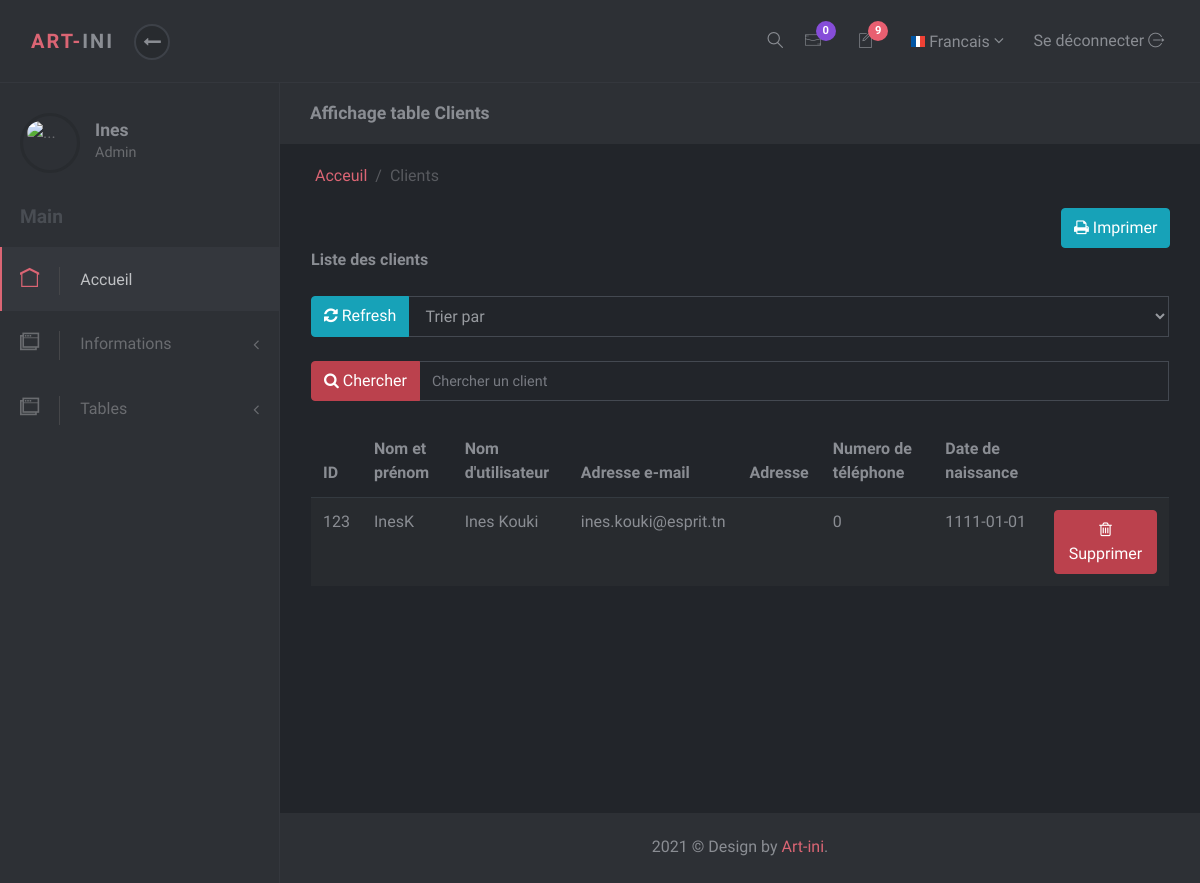
Before: /Views/Back/afficher_client.php (signed in) with the older database file.
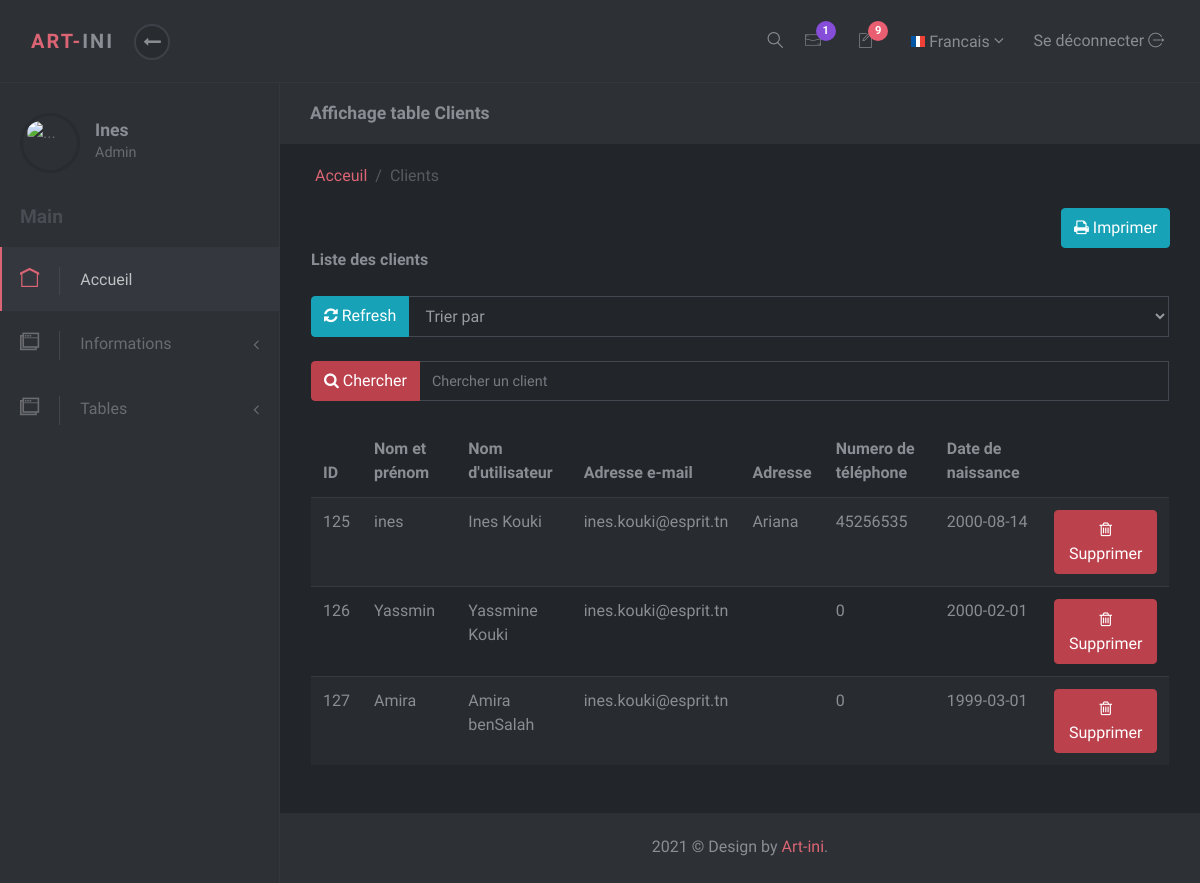
After: the same page with the newer database file.
### tables this page shows
CREATE TABLE `users` (
  `id` int(11) NOT NULL,
  `login` varchar(50) NOT NULL,
  `image` varchar(100) NOT NULL,
  `name` varchar(100) NOT NULL,
  `password` varchar(100) NOT NULL,
  `email` varchar(100) NOT NULL,
  `birthday` date NOT NULL,
  `adress` varchar(100) NOT NULL,
  `phone` int(11) NOT NULL,
  `code` varchar(100) DEFAULT NULL,
  `etat` varchar(100) NOT NULL
);

### Views/Back/afficher_client.php (the view, shortened to what this page needs)
<?php
    $db=config::getConnexion();
    $result=$db->query('SELECT * FROM users');
    if (isset($_GET['search'])&& !empty($_GET['search']))
    {
        $result=$db->query('SELECT * FROM users WHERE name like \'%'.$_GET['search'].'%\'');
    }else
    {
        $result=$db->query('SELECT * FROM users');
    }
?>
<!DOCTYPE html>
<html>
<head>
    <link rel="stylesheet" href="Assets/vendor/bootstrap/css/bootstrap.min.css">
    <link rel="stylesheet" href="Assets/vendor/font-awesome/css/font-awesome.min.css">
    <link rel="stylesheet" href="Assets/css/font.css">
    <link rel="stylesheet" href="Assets/css/style.default.css" id="theme-stylesheet">
    <link rel="stylesheet" href="Assets/css/custom.css">
    <link rel="stylesheet" type="text/css" href="Assets/css/style.css">
</head>
<body>
<?php include_once 'include/header.php'; ?>
    <div class="d-flex align-items-stretch">
        <nav id="sidebar">
            <div class="sidebar-header d-flex align-items-center">
                <div class="avatar"> <img src="Assets/img/<?=$_SESSION['image']; ?>" alt="..." class="img-fluid rounded-circle" ></div>
                <div class="title">
                    <h1 class="h5"> <?php echo $_SESSION['name']; ?> </h1>
                    <p>Admin</p>
                </div>
            </div>
            <span class="heading">Main</span>
            <ul class="list-unstyled">
                <li class="active">
                    <a href="index.php"> <i class="icon-home"></i>Accueil </a>
                </li>
                <li>
                    <a href="#exampledropdownDropdown" aria-expanded="false" data-toggle="collapse"> <i class="icon-windows"></i>Informations </a>
                </li>
                <li>
                    <a href="#exampledropdownDropdown" aria-expanded="false" data-toggle="collapse"> <i class="icon-windows"></i>Tables</a>
        </nav>
        <div class="page-content">
            <div class="page-header no-margin-bottom">
                <div class="container-fluid">
                    <h2 class="h5 no-margin-bottom">Affichage table Clients</h2>
                </div>
            </div>
            <div class="container-fluid">
                <ul class="breadcrumb">
                    <li class="breadcrumb-item"><a href="index.php">Acceuil</a></li>
                    <li class="breadcrumb-item active">Clients</li>
                </ul>
            </div>
            <section>
                <div class="container">
                <button  class="btn btn-info mr-2" onclick="window.print()" style="position: relative; left: 750px "><i class="fa fa-print" aria-hidden="true"></i></i> Imprimer</button>
                    <div class="title"><strong>Liste des clients</strong></div>
                    <form action="" method = 'GET'>
                    <div class="input group">
                        <div class="input-group">
                            <div class="input-group-prepend">
                            <button class="btn btn-info btn-xs" value="Chercher"> <i class="fa fa-refresh" aria-hidden="true"></i> Refresh</button>
                            </div>
                             <td> <select name="tri" class="form-control" >
                             <option value="" disabled selected>Trier par</option>
                          </select></td>
                        </div>
                        <div class="input-group">
                            <div class="input-group-prepend">
                            <button class="btn btn-danger btn-xs" value="Chercher"><i class="fa fa-search" ></i> Chercher</button>
                            </div>
                            <input type="text" id="search" name="search" class="form-control" placeholder="Chercher un client">
                        </div>
                    </form>
                    </div>
                    <div class="table-responsive">
                        <table class="table table-striped table-hover">
                            <thead>
                                <tr>
                                    <th>ID</th>
                                    <th>Nom et prénom</th>
                                    <th>Nom d'utilisateur</th>
                                    <th>Adresse e-mail</th>
                                    <th>Adresse </th>
                                    <th>Numero de téléphone</th>
                                    <th>Date de naissance</th>
                                </tr>
                            </thead>
                            <tbody id="tableau">
                            <?php while ($row = $result->fetch()) {
                                    ?>
                                    <tr>
                            <td>  <?php echo $row['id']; ?></td>
                            <td> <?php echo $row['login']; ?></td>
                            <td><?php echo $row['name']; ?></td>
                            <td><?php echo $row['email']; ?></td>
                            <td><?php echo $row['adress']; ?></td>
                            <td><?php echo $row['phone']; ?></td>
                            <td><?php echo $row['birthday']; ?></td>
                        <td>
                        <a href="afficher_client.php?delete=<?php echo $row['id'] ?>" class="btn btn-danger btn-xs"><i class ="fa fa-trash-o"> </i> Supprimer</a>
</tr>
										<?php
										}
										?>
                            </tbody>
                        </table>
                    </div>
                </div>
            <footer class="footer">
                <div class="footer__block block no-margin-bottom">
                    <div class="container-fluid text-center">
                        <p class="no-margin-bottom">2021 &copy; Design by <a href="index.php">Art-ini</a>.</p>
                    </div>
                </div>
            </footer>
        </div>
</body>
</html>

### Views/Back/include/header.php (shortened to what this page needs)
<header class="header">
        <nav class="navbar navbar-expand-lg">
            <div class="container-fluid d-flex align-items-center justify-content-between">
                <div class="navbar-header">
                    <a href="index.php" class="navbar-brand">
                        <div class="brand-text brand-big visible text-uppercase"><strong class="text-primary">ART-</strong><strong>INI</strong></div>
                    </a>
                    <button class="sidebar-toggle"><i class="fa fa-long-arrow-left"></i></button>
                </div>
                <div class="right-menu list-inline no-margin-bottom">
                    <div class="list-inline-item"><a href="#" class="search-open nav-link"><i class="icon-magnifying-glass-browser"></i></a></div>
                        <?php
                        include_once "../../config.php";
                        $sql="SELECT * FROM message WHERE status=0";
                        $sql_get= mysqli_query($conn,$sql);
                        $count = mysqli_num_rows($sql_get);
                    ?>
                    <div class="list-inline-item dropdown"><a id="navbarDropdownMenuLink1" href="#" data-toggle="dropdown" aria-haspopup="true" aria-expanded="false" class="nav-link messages-toggle"><i class="icon-email"></i><span class="badge dashbg-1"><?php echo $count ;?></span></a>
                    </div>
                    <div class="list-inline-item dropdown"><a id="navbarDropdownMenuLink2" href="#" data-toggle="dropdown" aria-haspopup="true" aria-expanded="false" class="nav-link tasks-toggle"><i class="icon-new-file"></i><span class="badge dashbg-3">9</span></a>
                    </div>
                    <div class="list-inline-item dropdown">
                        <a id="languages" rel="nofollow" data-target="#" href="#" data-toggle="dropdown" aria-haspopup="true" aria-expanded="false" class="nav-link language dropdown-toggle"><img src="Assets/img/flags/16/FR.png" alt="Francais"><span class="d-none d-sm-inline-block">Francais</span></a>
                    </div>
                    <div class="list-inline-item logout">
                        <a id="logout" href="logout.php" class="nav-link"> <span class="d-none d-sm-inline">Se déconnecter </span><i class="icon-logout"></i></a>
                    </div>
                </div>
            </div>
        </nav>
    </header>

Changed rows visible on the page:
removed users: id "123", login "InesK", name "Ines Kouki", email "ines.kouki@esprit.tn", phone "0", birthday "1111-01-01"
added users: id "125", login "ines", name "Ines Kouki", email "ines.kouki@esprit.tn", adress "Ariana", phone "45256535", birthday "2000-08-14"
added users: id "126", login "Yassmin", name "Yassmine Kouki", email "ines.kouki@esprit.tn", phone "0", birthday "2000-02-01"
added users: id "127", login "Amira", name "Amira benSalah", email "ines.kouki@esprit.tn", phone "0", birthday "1999-03-01"
Other visible differences:
$count: "0" → "1"
